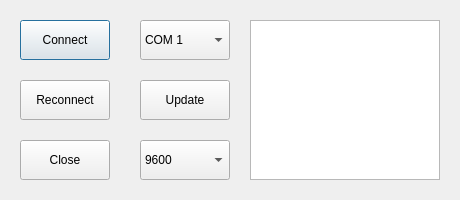
<?xml version="1.0" encoding="UTF-8"?>
<ui version="4.0">
 <class>Terminal</class>
 <widget class="QDialog" name="Terminal">
  <property name="geometry">
   <rect>
    <x>0</x>
    <y>0</y>
    <width>460</width>
    <height>200</height>
   </rect>
  </property>
  <property name="maximumSize">
   <size>
    <width>640</width>
    <height>800</height>
   </size>
  </property>
  <property name="windowTitle">
   <string>UART Terminal </string>
  </property>
  <property name="sizeGripEnabled">
   <bool>false</bool>
  </property>
  <widget class="QPushButton" name="connectBtn">
   <property name="geometry">
    <rect>
     <x>20</x>
     <y>20</y>
     <width>90</width>
     <height>40</height>
    </rect>
   </property>
   <property name="text">
    <string>Connect</string>
   </property>
  </widget>
  <widget class="QPushButton" name="reconnectBtn">
   <property name="geometry">
    <rect>
     <x>20</x>
     <y>80</y>
     <width>90</width>
     <height>40</height>
    </rect>
   </property>
   <property name="text">
    <string>Reconnect</string>
   </property>
  </widget>
  <widget class="QPushButton" name="closeBtn">
   <property name="geometry">
    <rect>
     <x>20</x>
     <y>140</y>
     <width>90</width>
     <height>40</height>
    </rect>
   </property>
   <property name="text">
    <string>Close</string>
   </property>
  </widget>
  <widget class="QPushButton" name="updateBtn">
   <property name="geometry">
    <rect>
     <x>140</x>
     <y>80</y>
     <width>90</width>
     <height>40</height>
    </rect>
   </property>
   <property name="text">
    <string>Update</string>
   </property>
  </widget>
  <widget class="QComboBox" name="comportBox">
   <property name="geometry">
    <rect>
     <x>140</x>
     <y>20</y>
     <width>90</width>
     <height>40</height>
    </rect>
   </property>
   <item>
    <property name="text">
     <string>COM 1</string>
    </property>
   </item>
   <item>
    <property name="text">
     <string>COM 2</string>
    </property>
   </item>
   <item>
    <property name="text">
     <string>COM 3</string>
    </property>
   </item>
   <item>
    <property name="text">
     <string>COM 4</string>
    </property>
   </item>
   <item>
    <property name="text">
     <string>COM 5</string>
    </property>
   </item>
  </widget>
  <widget class="QComboBox" name="speedBox">
   <property name="geometry">
    <rect>
     <x>140</x>
     <y>140</y>
     <width>90</width>
     <height>40</height>
    </rect>
   </property>
   <item>
    <property name="text">
     <string>9600</string>
    </property>
   </item>
   <item>
    <property name="text">
     <string>115200</string>
    </property>
   </item>
  </widget>
  <widget class="QTextBrowser" name="textBrowser">
   <property name="geometry">
    <rect>
     <x>250</x>
     <y>20</y>
     <width>190</width>
     <height>160</height>
    </rect>
   </property>
   <property name="baseSize">
    <size>
     <width>190</width>
     <height>160</height>
    </size>
   </property>
  </widget>
 </widget>
 <resources/>
 <connections/>
</ui>
